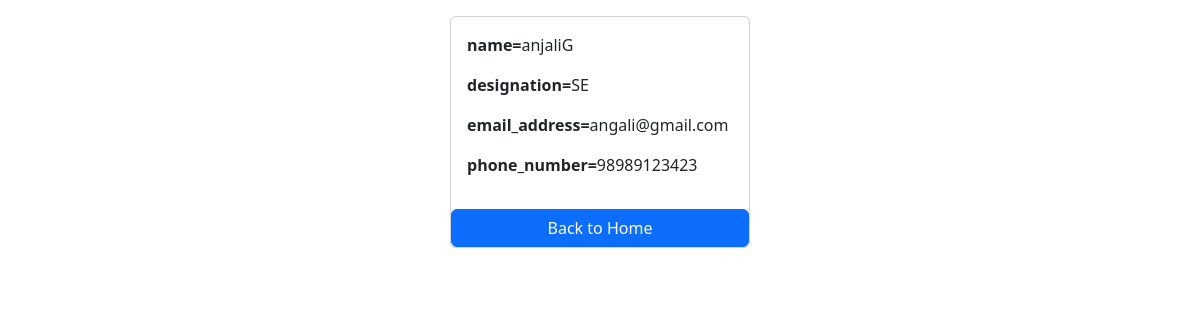
Screenshot of /3/ with the database file from the repository.
### Salary/models.py (models this page shows)
class Employee(models.Model):
    first_name=models.CharField(max_length=100)
    last_name=models.CharField(max_length=100)
    photo=models.CharField(max_length=100)
    designation=models.CharField(max_length=100)
    email_address=models.CharField(max_length=100)
    phone_number=models.CharField(max_length=100)
    work_exp=models.CharField(max_length=100)

### Salary/views.py (the view)
# urls.py: path('<int:id>/',views.detail,name='emp'),
def detail(request,id):
    emps=Employee.objects.get(id=id)
    return render(request,'salary/emp.html',{'emps':emps})

### Salary/templates/Salary/emp.html (shortened to what this page needs)
<!DOCTYPE html>
<html lang="en">
<head>
    <link href="https://cdn.jsdelivr.net/npm/bootstrap@5.3.5/dist/css/bootstrap.min.css" rel="stylesheet">
</head>
<body>
    <div class="container mt-3">
        <div class="card mx-auto" style="width: 300px;">
            <div class="card-body">
    <p><b>name=</b>{{emps.first_name}}{{emps.last_name}}</p>
    <p><b>designation=</b>{{emps.designation}}</p>
    <p><b>email_address=</b>{{emps.email_address}}</p>
    <p><b>phone_number=</b>{{emps.phone_number}}</p>
    </div>
    <a href="{% url "home" %}" class="btn btn-primary">Back to Home</a>
</div>
</div>
</body>
</html>

### rows the page displays
Employee: first_name "anjali", last_name "G", designation "SE", email_address "angali@gmail.com", phone_number "98989123423"
